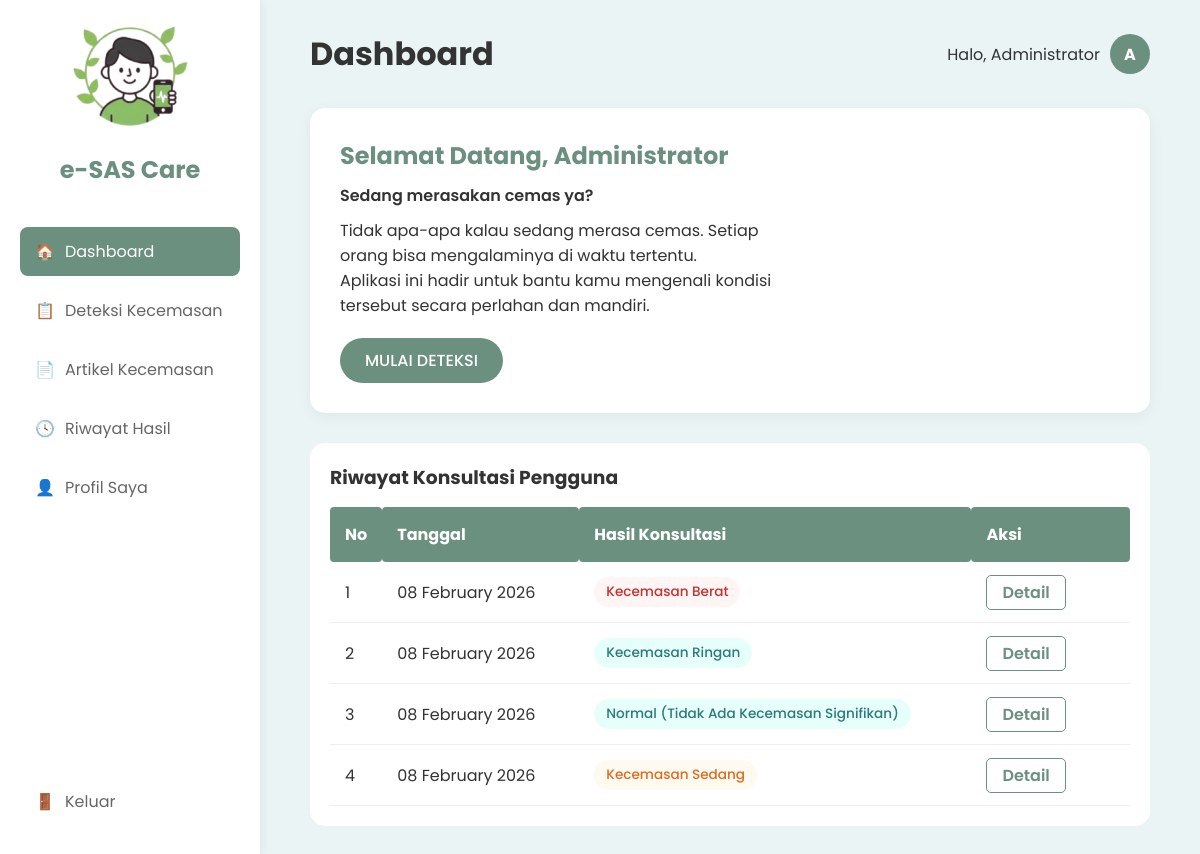
The app's page / (signed in) with its own data.
### tables this page shows
CREATE TABLE `user` (
  `id_user` int NOT NULL,
  `role` enum('0','1') DEFAULT '1' COMMENT '0=Admin, 1=User/Patient, 2=Expert',
  `nama` varchar(100) NOT NULL,
  `email` varchar(100) NOT NULL,
  `jenis_kelamin` enum('0','1') DEFAULT NULL COMMENT '0=Perempuan, 1=Laki-Laki',
  `tgl_lahir` date DEFAULT NULL,
  `password` varchar(255) NOT NULL,
  `created_at` timestamp NULL DEFAULT CURRENT_TIMESTAMP,
  `updated_at` timestamp NULL DEFAULT CURRENT_TIMESTAMP ON UPDATE CURRENT_TIMESTAMP
);

CREATE TABLE `konsultasi` (
  `id_konsultasi` int NOT NULL,
  `id_user` int NOT NULL,
  `q1` int NOT NULL,
  `q2` int NOT NULL,
  `q3` int NOT NULL,
  `q4` int NOT NULL,
  `q5` int NOT NULL,
  `q6` int NOT NULL,
  `q7` int NOT NULL,
  `q8` int NOT NULL,
  `q9` int NOT NULL,
  `q10` int NOT NULL,
  `q11` int NOT NULL,
  `q12` int NOT NULL,
  `q13` int NOT NULL,
  `q14` int NOT NULL,
  `q15` int NOT NULL,
  `q16` int NOT NULL,
  `q17` int NOT NULL,
  `q18` int NOT NULL,
  `q19` int NOT NULL,
  `q20` int NOT NULL,
  `total_score` int NOT NULL,
  `index_score` decimal(5,2) NOT NULL COMMENT 'Index = (Total/80) * 100',
  `kategori_kecemasan` varchar(50) NOT NULL,
  `tanggal_konsultasi` timestamp NULL DEFAULT CURRENT_TIMESTAMP
);

### classes/functions.php (called while the page is built, shortened)
<?php
class Functions {
    private $koneksi;
    public function __construct($koneksi) {
        $this->koneksi = $koneksi;
    }
    public function getUserHistory($id_user) {
        $query = "SELECT * FROM konsultasi
                  WHERE id_user = '$id_user'
                  ORDER BY tanggal_konsultasi DESC";
        $result = mysqli_query($this->koneksi, $query);
        $history = [];
        while ($row = mysqli_fetch_assoc($result)) {
            $history[] = $row;
        }
        return $history;
    }
    public function getUserData($id_user) {
        $query = "SELECT * FROM user WHERE id_user = '$id_user'";
        $result = mysqli_query($this->koneksi, $query);
        return mysqli_fetch_assoc($result);
    }
}
?>

### index.php (the view, shortened to what this page needs)
<?php include 'includes/header.php'; ?>
<?php include 'includes/sidebar.php'; ?>
<?php
$history = $functions->getUserHistory($_SESSION['id_user']);
$history_count = count($history);
?>
<main class="main-content">
    <header style="display: flex; justify-content: space-between; align-items: center; margin-bottom: 30px;">
        <h1>Dashboard</h1>
        <div class="user-profile" style="display: flex; align-items: center; gap: 10px;">
            <span>Halo, <?php echo htmlspecialchars($user_data['nama']); ?></span>
            <div class="avatar" style="width: 40px; height: 40px; background-color: var(--primary-green); color: white; border-radius: 50%; display: flex; justify-content: center; align-items: center; font-weight: bold;">
                <?php echo strtoupper(substr($user_data['nama'], 0, 1)); ?>
            </div>
        </div>
    </header>
    <div class="welcome-card">
        <div class="welcome-text">
            <h2>Selamat Datang, <?php echo htmlspecialchars($user_data['nama']); ?></h2>
            <p style="font-weight: 600; margin-bottom: 10px;">Sedang merasakan cemas ya?</p>
            <p>Tidak apa-apa kalau sedang merasa cemas. Setiap orang bisa mengalaminya di waktu tertentu.</p>
            <p>Aplikasi ini hadir untuk bantu kamu mengenali kondisi tersebut secara perlahan dan mandiri.</p>
            <a href="detection.php" class="btn-primary">MULAI DETEKSI</a>
        </div>
    </div>
    <div class="history-preview" style="background-color: white; padding: 20px; border-radius: 15px;">
        <h3>Riwayat Konsultasi Pengguna</h3>
        <?php if ($history_count == 0): ?>
            <div class="empty-state" style="padding: 30px; text-align: center; color: #666; border: 1px dashed #ccc; border-radius: 10px; margin-top: 15px;">
                <p>Anda Belum Pernah Melakukan Konsultasi</p>
            </div>
        <?php else: ?>
            <table class="data-table" style="margin-top: 15px;">
                <thead>
                    <tr>
                        <th width="5%">No</th>
                        <th width="25%">Tanggal</th>
                        <th width="50%">Hasil Konsultasi</th>
                        <th width="20%">Aksi</th>
                    </tr>
                </thead>
                <tbody>
                    <?php
                    $no = 1;
                    $recent_history = array_slice($history, 0, 5);
                    foreach ($recent_history as $h):
                        $badge_class = 'status-light';
                        if (strpos($h['kategori_kecemasan'], 'Sedang') !== false) {
                            $badge_class = 'status-medium';
                        } elseif (strpos($h['kategori_kecemasan'], 'Berat') !== false || strpos($h['kategori_kecemasan'], 'Panik') !== false) {
                            $badge_class = 'status-panic';
                        }
                    ?>
                    <tr>
                        <td><?php echo $no++; ?></td>
                        <td><?php echo date('d F Y', strtotime($h['tanggal_konsultasi'])); ?></td>
                        <td><span class="status-badge <?php echo $badge_class; ?>"><?php echo htmlspecialchars($h['kategori_kecemasan']); ?></span></td>
                        <td><a href="result.php?id=<?php echo $h['id_konsultasi']; ?>" class="btn-detail">Detail</a></td>
                    </tr>
                    <?php endforeach; ?>
                </tbody>
            </table>
        <?php endif; ?>
    </div>
</main>
<?php include 'includes/footer.php'; ?>

### css/style.css (style rules this page uses)
* { margin: 0; padding: 0; box-sizing: border-box; font-family: "Poppins", sans-serif; }
:root { --primary-green: #6b9080; --light-green: #eaf4f4; --accent-green: #a4c3b2; --white: #ffffff; --text-dark: #333333; --text-grey: #666666; }
body { background-color: var(--light-green); color: var(--text-dark); }
.main-content { margin-left: 260px; flex-grow: 1; padding: 30px 50px; }
header { display: flex; justify-content: space-between; align-items: center; margin-bottom: 30px; }
.user-profile { display: flex; align-items: center; gap: 10px; }
.avatar { width: 40px; height: 40px; background-color: var(--primary-green); color: white; border-radius: 50%; display: flex; justify-content: center; align-items: center; font-weight: bold; }
.welcome-card { background-color: var(--white); padding: 30px; border-radius: 15px; display: flex; justify-content: space-between; align-items: center; box-shadow: 0 4px 15px rgba(0, 0, 0, 0.05); margin-bottom: 30px; }
.welcome-text { max-width: 60%; }
.welcome-text h2 { color: var(--primary-green); margin-bottom: 10px; }
.btn-primary { display: inline-block; background-color: var(--primary-green); color: white; padding: 10px 25px; border-radius: 25px; text-decoration: none; margin-top: 20px; border: none; cursor: pointer; font-weight: 500; transition: 0.3s; }
.history-preview { background-color: var(--white); padding: 20px; border-radius: 15px; }
.data-table { width: 100%; border-collapse: collapse; margin-top: 20px; }
.data-table th { background-color: var(--primary-green); color: var(--white); padding: 15px; text-align: left; border-radius: 4px; }
.data-table td { padding: 15px; border-bottom: 1px solid #eee; color: var(--text-dark); }
.status-badge { display: inline-block; padding: 5px 12px; border-radius: 20px; font-size: 0.85rem; font-weight: 500; }
.status-light { background-color: #e6fffa; color: #2c7a7b; }
.status-medium { background-color: #fffaf0; color: #dd6b20; }
.status-panic { background-color: #fff5f5; color: #c53030; }
.btn-detail { text-decoration: none; color: var(--primary-green); font-weight: 600; border: 1px solid var(--primary-green); padding: 5px 15px; border-radius: 5px; transition: 0.3s; }

### records on screen
user: nama "Administrator", nama "A"
konsultasi: tanggal_konsultasi "08 February 2026", kategori_kecemasan "Kecemasan Berat"
konsultasi: tanggal_konsultasi "08 February 2026", kategori_kecemasan "Kecemasan Ringan"
konsultasi: tanggal_konsultasi "08 February 2026", kategori_kecemasan "Normal (Tidak Ada Kecemasan Signifikan)"
konsultasi: tanggal_konsultasi "08 February 2026", kategori_kecemasan "Kecemasan Sedang"
